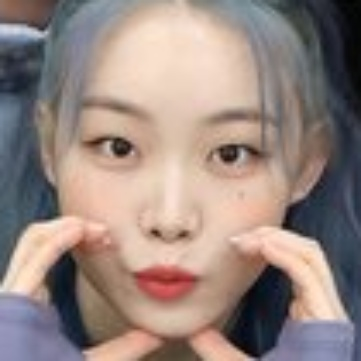
#> input picture .static/uploads/[2022-08-30-16:39]15ba68d3fba04baf8e1a084b381b8e6b_123/src_1.jpg, 361 x 361 px, given in place of [2022-08-30-15:39]913dbb0406734382a36054f050e51b27_123.jpeg, which was not available
$ python multi_test.py
#> lines starting #> are read from the running program, lines starting #| are printed output that depends on the picture; pictures that were not available may be replaced by others from this repository, and a replacement may not be noted
import cv2
import numpy as np
from PIL import Image
import os
import shutil


class FaceCropper(object):
    CASCADE_PATH = "haarcascade_frontalface_default.xml"

    def __init__(self):
        self.face_cascade = cv2.CascadeClassifier(self.CASCADE_PATH)

    def generate(self, image_path, filename):
        img = cv2.imread(image_path)
#> img is the input picture: shape (361, 361, 3); mean B, G, R 128.1, 134.4, 151.3
        if (img is None):
            print("Can't open image file")
            return 0

        faces = self.face_cascade.detectMultiScale(img, 1.1, 3, minSize=(100, 100))
#> faces = [[25, 32, 299, 299]]
        if (faces is None):
            print('Failed to detect face')
            return 0
        # facecnt = len(faces)
        # print("Detected faces: %d" % facecnt)
        i = 0
        height, width = img.shape[:2]
#> height = 361; width = 361

        tmp_res=[]
        save_path = f"./uploads/{os.path.splitext(filename)[0]}"

        if os.path.exists(save_path):
            shutil.rmtree(save_path)
            os.makedirs(save_path)
        else:
            os.makedirs(save_path)

        for (x, y, w, h) in faces:
            r = max(w, h) / 2
            centerx = x + w / 2
            centery = y + h / 2
            nx = int(centerx - r)
            ny = int(centery - r)
            nr = int(r * 2)

            faceimg = img[ny:ny+nr, nx:nx+nr]
            lastimg = cv2.resize(faceimg, (361, 361))
            i += 1
            tmp_res.append(lastimg)
            cv2.imwrite(f"{save_path}/src_{i}.jpg", lastimg)
#> this loop made 1 pass
#> (x, y, w, h, r, centerx, centery, nx) on pass 1: (25, 32, 299, 299, 149.5, 174.5, 181.5, 25)
#> pass 1, in generate, `faceimg = img[ny:ny+nr, nx:nx+nr]`:
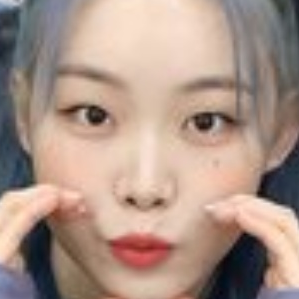
#> faceimg: shape (299, 299, 3); mean B, G, R 135.7, 147.8, 171.2
#> after the loop, i = 1; tmp_res = 1 item
        cv2.imwrite(f"./uploads/result.png", np.concatenate(tmp_res, axis=1) )
        return 0


FC = FaceCropper()
filename = '[2022-08-30-15:39]913dbb0406734382a36054f050e51b27_123.jpeg'
img_path = './uploads/[2022-08-30-15:39]913dbb0406734382a36054f050e51b27_123.jpeg'
FC.generate(img_path, os.path.splitext(filename)[0])

$ run again, on .static/uploads/[2022-08-30-16:39]15ba68d3fba04baf8e1a084b381b8e6b_123/src_4.jpg
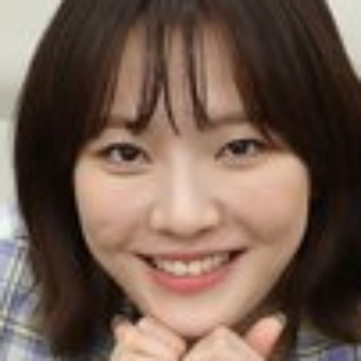
#> input picture .static/uploads/[2022-08-30-16:39]15ba68d3fba04baf8e1a084b381b8e6b_123/src_4.jpg, 361 x 361 px, given in place of [2022-08-30-15:39]913dbb0406734382a36054f050e51b27_123.jpeg, which was not available
#> in generate, img is the input picture: shape (361, 361, 3); mean B, G, R 80, 92.5, 114.5
#> faces = [[43, 44, 285, 285]]
#> the loop in generate, `for (x, y, w, h) in faces:` made 1 pass
#> (x, y, w, h, r, centerx, centery, nx) on pass 1: (43, 44, 285, 285, 142.5, 185.5, 186.5, 43)
#> pass 1, in generate, `faceimg = img[ny:ny+nr, nx:nx+nr]`:
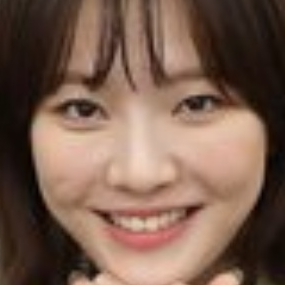
#> faceimg: shape (285, 285, 3); mean B, G, R 79.3, 94.3, 122
#> after the loop in generate, `for (x, y, w, h) in faces:`: i = 1; tmp_res = 1 item
